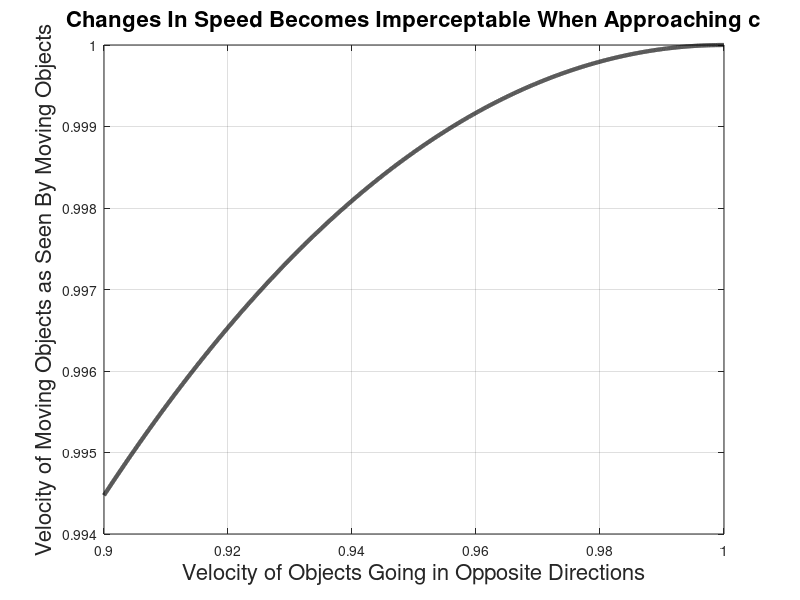

Write MATLAB code to recreate this figure.
%% constants
c =  299792458; % [m/s] speed of light
h = 6.62607015e-34;% [m^2 kg / s] Planck's Constant
G = 6.6744e-11; % [m^3/(kg s)] gravitational constant
re = 6371000; % [m] earth's mean radius
Me = 5.97219e24; % [kg] earth's mass
eMax = c^2/2;

%% GPS test
dtGPS = 1; % GPS dt'
GPSfaster = 45e-6/(24*60^2); % 45us/day faster
dte = dtGPS - dtGPS*GPSfaster; % earth dt
deltaGPS_t = dte-dtGPS; % 45us/day slower
delta_GPS_r = 20200e3; % [m] GPS altitude above ground level
rGPS = re + delta_GPS_r; % [m] GPS distance from center of earth
drGPS = delta_GPS_r/1000;
r = re:drGPS:rGPS;
g = Me*G./r.^2;
dSE = g.*drGPS;
deltaSE = cumsum(dSE);
dSEend = deltaSE(end);
dt1_dt2 = dtGPS*sqrt(1-dSEend/eMax); % agrees with deltaGPS_t in line 13
grad_t = (dt1_dt2-dtGPS)/delta_GPS_r;
dv = delta_GPS_r/dtGPS;
a_est = (eMax/delta_GPS_r)*(1-(dv*grad_t+1)^2);
gGPS = G*Me/rGPS^2;
ge = G*Me/re^2;
g_est = (gGPS^dtGPS*ge^dte)^(1/(dtGPS + dte)); % matches a_est line 25

%% twins travel together first
dist = 1; %lt-sec
v0 = 0.5; % percent c for both twins at start wrt original reference frame
v1 = 0; % "moving" twin drops back to 0 wrt original reference frame (-0.5 wrt "stationary" twin)
v2_0 = 0.1; % how fast (percent c) the "moving" twin catches back up from the twins' perspective
v2 = (0.5 + v2_0) / (1 + 0.5*v2_0); % how fast (percent c) the "moving" twin catches back up from the original frame's perspective

dts_dtp = sqrt(1-.5); % "stationary" twin's time dilation wrt original reference frame
dt1_dtp = sqrt(1-v1); % "moving" twin's time dilation wrt original reference frame at t1
dt2_dtp = sqrt(1-v2); % "moving" twin's time dilation wrt original reference frame at t2
t_away = dist / v0; % how much time passes for away trip (t1-t0), in original reference frame time, to cover distance
t_return = t_away / (v2 - v1);  % how much time passes for return trip (t2-t1), in original reference frame time, covers original distance and then some because "stationary" twin is moving at 0.5c
total_dts = dts_dtp*(t_away + t_return); % total passing of time, from start of twin's separation, for "stationary" twin, as measured by "stationary" twin
total_dtm = dt1_dtp*(t_away) + dt2_dtp*(t_return); % total passing of time, from start of twin's separation, for "moving" twin, as measured by "moving" twin

%% space differential
v = 0.5; % fraction of c
fc = 1; % fraction of c

dt_dtp = sqrt(1-v);
time = 1; % light-second
dp = 1;
d = (fc-v) * time;
dx_dxp = (d / dt_dtp);

%% space differential 2
v = 2; % fraction speed of light
gamma = 1/sqrt(1-v^2);
dx_dxp = (fc/(v*gamma));
dx_dxp2 = sqrt(fc^2/v^2-1);

%% testing solar gravity as light
a_e2s =  0.006; % [m/s^2] acceleration of earth 2 sun
dr  = 1e3; % [m] precision
dt  = sqrt(2*dr/a_e2s);
SW = a_e2s*dr;
dt_dtp = sqrt(1 - SW / c^2);

de1 = 152.03e9; % [m] distance from sun to earth
de2 = de1 + dr; % [m] distance from sun to earth plus precision
P_sun = 3.9e26; % [W] [kg m^2/s^2 /s] energy during duration
E_sun = P_sun * dt; % [kg m^2/s^2] energy during duration
Ade1 = 4*pi*de1^2;
Ade2 = 4*pi*de2^2;
E_e1 = E_sun / (Ade1);
E_e2 = E_sun / (Ade2);
dE_e = E_e1 - E_e2;
a_e2s_est = dE_e / dr;

%% total specific energy time dilation
ep_emax = 1/3;
ek_emax = sqrt(2);
gamma_inv_SQ_ep = 1 - ep_emax;
gamma_inv_SQ_ek = 1 - ek_emax;
tau_SQ_ep = 1 - gamma_inv_SQ_ep;
tau_SQ_ek = 1 - gamma_inv_SQ_ek;
tau_SQ_eT = tau_SQ_ep + tau_SQ_ek;
gamma_inv_SQ_eT = 1 - tau_SQ_eT;
gamma_inv_SQ_eT2 = 1 - ep_emax - ek_emax;
delta = gamma_inv_SQ_eT - gamma_inv_SQ_eT2;

%% speed changes imperceptably
v = [0.9:1e-5:1-1e-5];
vp = 2*v./(1+v.^2);
plot(v,vp,'k','LineWidth',3)
xlabel('Velocity of Objects Going in Opposite Directions','FontSize',16);
ylabel('Velocity of Moving Objects as Seen By Moving Objects','FontSize',16);
grid on
title('Changes In Speed Becomes Imperceptable When Approaching c','FontSize',16)

%% mass or speed of a photon
lambda1 = 1e-6;
lambda2 = 11e-6;
E1 = h*c/lambda1;
E2 = h*c/lambda2;
m1 = 2 * h / (lambda1*c);
c2  = 2 * h / (lambda2*m1);
m2 = 2 * h / (lambda2*c);

%% GPS


disp("done");
